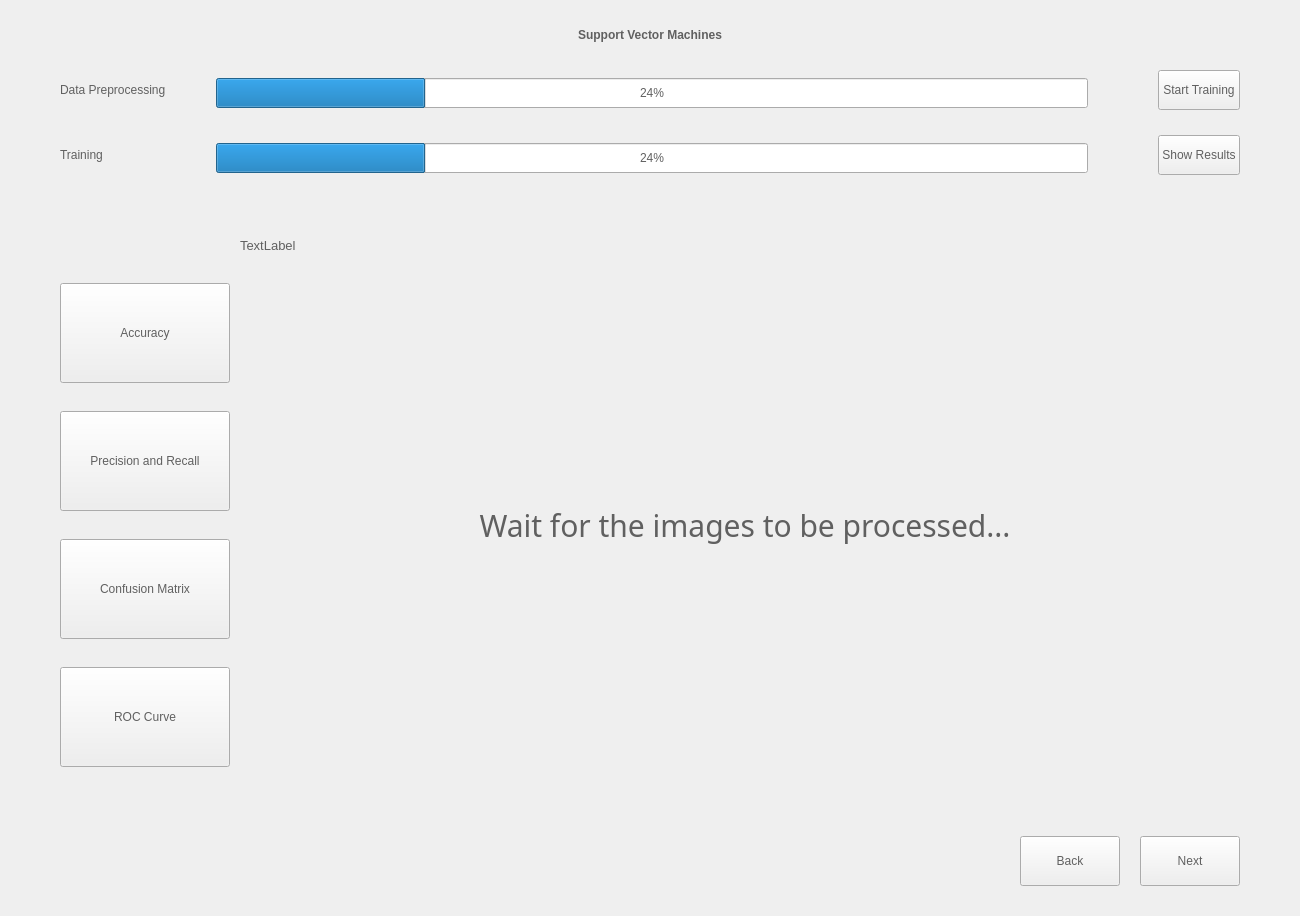
<?xml version="1.0" encoding="UTF-8"?>
<ui version="4.0">
 <class>svm</class>
 <widget class="QWidget" name="svm">
  <property name="geometry">
   <rect>
    <x>0</x>
    <y>0</y>
    <width>1300</width>
    <height>916</height>
   </rect>
  </property>
  <property name="minimumSize">
   <size>
    <width>1300</width>
    <height>870</height>
   </size>
  </property>
  <property name="windowTitle">
   <string>Form</string>
  </property>
  <property name="styleSheet">
   <string notr="true">font: 11pt &quot;Seagoe UI&quot;;
color:#606060;</string>
  </property>
  <layout class="QVBoxLayout" name="verticalLayout">
   <property name="spacing">
    <number>20</number>
   </property>
   <property name="leftMargin">
    <number>60</number>
   </property>
   <property name="topMargin">
    <number>20</number>
   </property>
   <property name="rightMargin">
    <number>60</number>
   </property>
   <property name="bottomMargin">
    <number>30</number>
   </property>
   <item>
    <widget class="QLabel" name="label_3">
     <property name="minimumSize">
      <size>
       <width>0</width>
       <height>30</height>
      </size>
     </property>
     <property name="styleSheet">
      <string notr="true">font:14pt &quot;Seagoe UI&quot;;
font:bold;</string>
     </property>
     <property name="text">
      <string>Support Vector Machines</string>
     </property>
     <property name="alignment">
      <set>Qt::AlignCenter</set>
     </property>
    </widget>
   </item>
   <item>
    <layout class="QHBoxLayout" name="horizontalLayout">
     <item>
      <layout class="QFormLayout" name="formLayout">
       <property name="horizontalSpacing">
        <number>50</number>
       </property>
       <property name="verticalSpacing">
        <number>35</number>
       </property>
       <property name="topMargin">
        <number>8</number>
       </property>
       <property name="rightMargin">
        <number>50</number>
       </property>
       <item row="0" column="0">
        <widget class="QLabel" name="label">
         <property name="text">
          <string>Data Preprocessing</string>
         </property>
        </widget>
       </item>
       <item row="1" column="0">
        <widget class="QLabel" name="label_2">
         <property name="text">
          <string>Training</string>
         </property>
        </widget>
       </item>
       <item row="0" column="1">
        <widget class="QProgressBar" name="preprocessProgressBar">
         <property name="minimumSize">
          <size>
           <width>0</width>
           <height>30</height>
          </size>
         </property>
         <property name="value">
          <number>24</number>
         </property>
        </widget>
       </item>
       <item row="1" column="1">
        <widget class="QProgressBar" name="trainProgressBar">
         <property name="minimumSize">
          <size>
           <width>0</width>
           <height>30</height>
          </size>
         </property>
         <property name="styleSheet">
          <string notr="true"/>
         </property>
         <property name="value">
          <number>24</number>
         </property>
        </widget>
       </item>
      </layout>
     </item>
     <item>
      <layout class="QVBoxLayout" name="verticalLayout_4">
       <property name="spacing">
        <number>25</number>
       </property>
       <item>
        <widget class="QPushButton" name="startTrainingButton">
         <property name="minimumSize">
          <size>
           <width>0</width>
           <height>40</height>
          </size>
         </property>
         <property name="text">
          <string>Start Training</string>
         </property>
        </widget>
       </item>
       <item>
        <widget class="QPushButton" name="showResultsButton">
         <property name="minimumSize">
          <size>
           <width>0</width>
           <height>40</height>
          </size>
         </property>
         <property name="text">
          <string>Show Results</string>
         </property>
        </widget>
       </item>
       <item>
        <spacer name="verticalSpacer">
         <property name="orientation">
          <enum>Qt::Vertical</enum>
         </property>
         <property name="sizeHint" stdset="0">
          <size>
           <width>20</width>
           <height>40</height>
          </size>
         </property>
        </spacer>
       </item>
      </layout>
     </item>
    </layout>
   </item>
   <item>
    <layout class="QHBoxLayout" name="horizontalLayout_2">
     <item>
      <spacer name="horizontalSpacer_2">
       <property name="orientation">
        <enum>Qt::Horizontal</enum>
       </property>
       <property name="sizeHint" stdset="0">
        <size>
         <width>40</width>
         <height>20</height>
        </size>
       </property>
      </spacer>
     </item>
     <item>
      <widget class="QLabel" name="valueLabel">
       <property name="minimumSize">
        <size>
         <width>1000</width>
         <height>0</height>
        </size>
       </property>
       <property name="maximumSize">
        <size>
         <width>1000</width>
         <height>16777215</height>
        </size>
       </property>
       <property name="styleSheet">
        <string notr="true">font: 10pt;
</string>
       </property>
       <property name="text">
        <string>TextLabel</string>
       </property>
      </widget>
     </item>
    </layout>
   </item>
   <item>
    <layout class="QHBoxLayout" name="horizontalLayout_6">
     <item>
      <layout class="QVBoxLayout" name="verticalLayout_3">
       <item>
        <widget class="QPushButton" name="accuracyButton">
         <property name="minimumSize">
          <size>
           <width>170</width>
           <height>100</height>
          </size>
         </property>
         <property name="maximumSize">
          <size>
           <width>170</width>
           <height>16777215</height>
          </size>
         </property>
         <property name="text">
          <string>Accuracy</string>
         </property>
        </widget>
       </item>
       <item>
        <widget class="QPushButton" name="precRecallButton">
         <property name="minimumSize">
          <size>
           <width>170</width>
           <height>100</height>
          </size>
         </property>
         <property name="maximumSize">
          <size>
           <width>170</width>
           <height>16777215</height>
          </size>
         </property>
         <property name="text">
          <string>Precision and Recall</string>
         </property>
        </widget>
       </item>
       <item>
        <widget class="QPushButton" name="confusionMatrixButton">
         <property name="minimumSize">
          <size>
           <width>170</width>
           <height>100</height>
          </size>
         </property>
         <property name="maximumSize">
          <size>
           <width>170</width>
           <height>16777215</height>
          </size>
         </property>
         <property name="text">
          <string>Confusion Matrix</string>
         </property>
        </widget>
       </item>
       <item>
        <widget class="QPushButton" name="RocCurveButton">
         <property name="minimumSize">
          <size>
           <width>170</width>
           <height>100</height>
          </size>
         </property>
         <property name="maximumSize">
          <size>
           <width>170</width>
           <height>16777215</height>
          </size>
         </property>
         <property name="text">
          <string>ROC Curve</string>
         </property>
        </widget>
       </item>
      </layout>
     </item>
     <item>
      <layout class="QGridLayout" name="gridLayout">
       <item row="0" column="0">
        <widget class="QStackedWidget" name="resultsWidget">
         <property name="minimumSize">
          <size>
           <width>650</width>
           <height>500</height>
          </size>
         </property>
         <property name="maximumSize">
          <size>
           <width>1030</width>
           <height>500</height>
          </size>
         </property>
         <property name="currentIndex">
          <number>4</number>
         </property>
         <widget class="QWidget" name="accPage">
          <property name="maximumSize">
           <size>
            <width>16777215</width>
            <height>500</height>
           </size>
          </property>
          <widget class="QWidget" name="layoutWidget">
           <property name="geometry">
            <rect>
             <x>0</x>
             <y>0</y>
             <width>1021</width>
             <height>501</height>
            </rect>
           </property>
           <layout class="QHBoxLayout" name="horizontalLayout_5">
            <item>
             <widget class="QWidget" name="widget_3" native="true">
              <property name="maximumSize">
               <size>
                <width>520</width>
                <height>500</height>
               </size>
              </property>
              <widget class="QWidget" name="gridLayoutWidget_6">
               <property name="geometry">
                <rect>
                 <x>0</x>
                 <y>0</y>
                 <width>511</width>
                 <height>601</height>
                </rect>
               </property>
               <layout class="QGridLayout" name="trainGridLayout"/>
              </widget>
             </widget>
            </item>
            <item>
             <widget class="QWidget" name="widget_4" native="true">
              <property name="maximumSize">
               <size>
                <width>520</width>
                <height>500</height>
               </size>
              </property>
              <widget class="QWidget" name="gridLayoutWidget_7">
               <property name="geometry">
                <rect>
                 <x>-1</x>
                 <y>-1</y>
                 <width>481</width>
                 <height>601</height>
                </rect>
               </property>
               <layout class="QGridLayout" name="testGridLayout"/>
              </widget>
             </widget>
            </item>
           </layout>
          </widget>
         </widget>
         <widget class="QWidget" name="precRecallPage">
          <widget class="QWidget" name="gridLayoutWidget_2">
           <property name="geometry">
            <rect>
             <x>10</x>
             <y>0</y>
             <width>991</width>
             <height>501</height>
            </rect>
           </property>
           <layout class="QGridLayout" name="precRecallGridLayout"/>
          </widget>
         </widget>
         <widget class="QWidget" name="confusionMatrixPage">
          <widget class="QWidget" name="gridLayoutWidget_3">
           <property name="geometry">
            <rect>
             <x>10</x>
             <y>0</y>
             <width>991</width>
             <height>501</height>
            </rect>
           </property>
           <layout class="QGridLayout" name="gridLayout_2">
            <item row="0" column="0">
             <widget class="QLabel" name="confusionMatrixLabel">
              <property name="text">
               <string/>
              </property>
              <property name="alignment">
               <set>Qt::AlignCenter</set>
              </property>
             </widget>
            </item>
           </layout>
          </widget>
         </widget>
         <widget class="QWidget" name="rocCurvePage">
          <widget class="QWidget" name="gridLayoutWidget_4">
           <property name="geometry">
            <rect>
             <x>9</x>
             <y>-1</y>
             <width>991</width>
             <height>501</height>
            </rect>
           </property>
           <layout class="QGridLayout" name="gridLayout_3">
            <item row="0" column="0">
             <widget class="QLabel" name="rocCurveLabel">
              <property name="text">
               <string/>
              </property>
              <property name="alignment">
               <set>Qt::AlignCenter</set>
              </property>
             </widget>
            </item>
           </layout>
          </widget>
         </widget>
         <widget class="QWidget" name="wait">
          <layout class="QGridLayout" name="gridLayout_4">
           <item row="0" column="0">
            <widget class="QLabel" name="label_4">
             <property name="font">
              <font>
               <family>Seagoe UI</family>
               <pointsize>-1</pointsize>
               <weight>50</weight>
               <italic>false</italic>
               <bold>false</bold>
              </font>
             </property>
             <property name="styleSheet">
              <string notr="true">font:30px;</string>
             </property>
             <property name="text">
              <string>Wait for the images to be processed...</string>
             </property>
             <property name="alignment">
              <set>Qt::AlignCenter</set>
             </property>
            </widget>
           </item>
          </layout>
         </widget>
         <widget class="QWidget" name="page">
          <layout class="QGridLayout" name="gridLayout_5">
           <item row="0" column="0">
            <widget class="QLabel" name="label_5">
             <property name="styleSheet">
              <string notr="true">font:30px;</string>
             </property>
             <property name="text">
              <string>Wait for training...</string>
             </property>
             <property name="alignment">
              <set>Qt::AlignCenter</set>
             </property>
            </widget>
           </item>
          </layout>
         </widget>
         <widget class="QWidget" name="page_2"/>
        </widget>
       </item>
      </layout>
     </item>
    </layout>
   </item>
   <item>
    <spacer name="verticalSpacer_2">
     <property name="orientation">
      <enum>Qt::Vertical</enum>
     </property>
     <property name="sizeHint" stdset="0">
      <size>
       <width>20</width>
       <height>40</height>
      </size>
     </property>
    </spacer>
   </item>
   <item>
    <layout class="QHBoxLayout" name="horizontalLayout_3">
     <property name="spacing">
      <number>20</number>
     </property>
     <item>
      <spacer name="horizontalSpacer">
       <property name="orientation">
        <enum>Qt::Horizontal</enum>
       </property>
       <property name="sizeHint" stdset="0">
        <size>
         <width>40</width>
         <height>20</height>
        </size>
       </property>
      </spacer>
     </item>
     <item>
      <widget class="QPushButton" name="backButton">
       <property name="minimumSize">
        <size>
         <width>100</width>
         <height>50</height>
        </size>
       </property>
       <property name="text">
        <string>Back</string>
       </property>
      </widget>
     </item>
     <item>
      <widget class="QPushButton" name="compareButton">
       <property name="minimumSize">
        <size>
         <width>100</width>
         <height>50</height>
        </size>
       </property>
       <property name="text">
        <string>Next</string>
       </property>
      </widget>
     </item>
    </layout>
   </item>
  </layout>
 </widget>
 <resources/>
 <connections/>
</ui>
